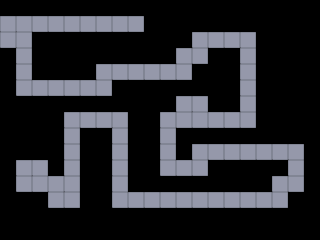

A level layout from a 2D game, rendered from its tile map. Below: a short description, then the map file with tile-grid data replaced by summaries:
An orthogonal 20x15 tile map with 16x16 px tiles, 1 tile layer (layer) and 1 object.

<map version="1.0" orientation="orthogonal" renderorder="right-down" width="20" height="15" tilewidth="16" tileheight="16" nextobjectid="6">
 <tileset firstgid="1" name="block2" tilewidth="16" tileheight="16">
  <image source="block2.png" width="16" height="16" />
 </tileset>
 <layer name="layer" width="20" height="15">
  <data>[300 cells, 88 non-empty, 1 distinct tile ids]</data>
 </layer>
 <objectgroup name="crystals">
  <object id="5" x="48" y="53" width="15" height="16">
   <ellipse />
  </object>
 </objectgroup>
</map>